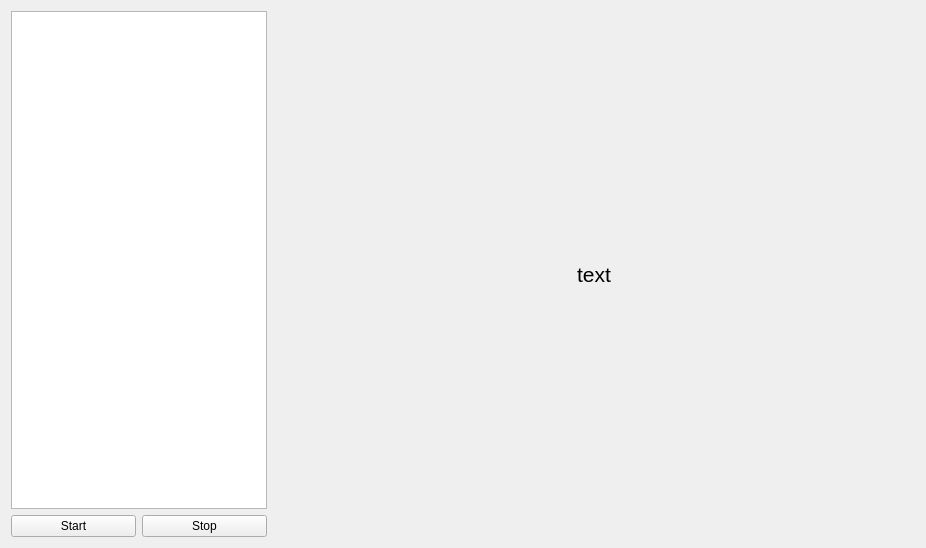
<?xml version="1.0" encoding="UTF-8"?>
<ui version="4.0">
 <class>tab_other</class>
 <widget class="QWidget" name="tab_other">
  <property name="geometry">
   <rect>
    <x>0</x>
    <y>0</y>
    <width>926</width>
    <height>548</height>
   </rect>
  </property>
  <property name="windowTitle">
   <string>Form</string>
  </property>
  <property name="autoFillBackground">
   <bool>false</bool>
  </property>
  <layout class="QHBoxLayout" name="horizontalLayout_2">
   <property name="sizeConstraint">
    <enum>QLayout::SetDefaultConstraint</enum>
   </property>
   <item>
    <layout class="QHBoxLayout" name="horizontalLayout" stretch="0,75">
     <property name="sizeConstraint">
      <enum>QLayout::SetFixedSize</enum>
     </property>
     <item>
      <layout class="QVBoxLayout" name="verticalLayout">
       <item>
        <widget class="QListWidget" name="lst_func">
         <property name="sizePolicy">
          <sizepolicy hsizetype="MinimumExpanding" vsizetype="MinimumExpanding">
           <horstretch>0</horstretch>
           <verstretch>0</verstretch>
          </sizepolicy>
         </property>
        </widget>
       </item>
       <item>
        <layout class="QHBoxLayout" name="horizontalLayout_3">
         <item>
          <widget class="QPushButton" name="btn_start">
           <property name="text">
            <string>Start</string>
           </property>
          </widget>
         </item>
         <item>
          <widget class="QPushButton" name="btn_stop">
           <property name="text">
            <string>Stop</string>
           </property>
          </widget>
         </item>
        </layout>
       </item>
      </layout>
     </item>
     <item>
      <layout class="QVBoxLayout" name="verticalLayout_2">
       <property name="sizeConstraint">
        <enum>QLayout::SetFixedSize</enum>
       </property>
       <item>
        <layout class="QVBoxLayout" name="verticalLayout_3" stretch="50">
         <item>
          <widget class="QLabel" name="lbl_fps">
           <property name="sizePolicy">
            <sizepolicy hsizetype="MinimumExpanding" vsizetype="MinimumExpanding">
             <horstretch>0</horstretch>
             <verstretch>0</verstretch>
            </sizepolicy>
           </property>
           <property name="maximumSize">
            <size>
             <width>16777214</width>
             <height>50</height>
            </size>
           </property>
           <property name="font">
            <font>
             <pointsize>16</pointsize>
            </font>
           </property>
           <property name="text">
            <string>text</string>
           </property>
           <property name="alignment">
            <set>Qt::AlignCenter</set>
           </property>
          </widget>
         </item>
        </layout>
       </item>
      </layout>
     </item>
    </layout>
   </item>
  </layout>
 </widget>
 <resources/>
 <connections>
  <connection>
   <sender>btn_start</sender>
   <signal>clicked()</signal>
   <receiver>tab_other</receiver>
   <slot>slt_start()</slot>
   <hints>
    <hint type="sourcelabel">
     <x>73</x>
     <y>524</y>
    </hint>
    <hint type="destinationlabel">
     <x>462</x>
     <y>273</y>
    </hint>
   </hints>
  </connection>
  <connection>
   <sender>btn_stop</sender>
   <signal>clicked()</signal>
   <receiver>tab_other</receiver>
   <slot>slt_stop()</slot>
   <hints>
    <hint type="sourcelabel">
     <x>203</x>
     <y>524</y>
    </hint>
    <hint type="destinationlabel">
     <x>462</x>
     <y>273</y>
    </hint>
   </hints>
  </connection>
 </connections>
 <slots>
  <slot>slt_start()</slot>
  <slot>slt_stop()</slot>
 </slots>
</ui>
